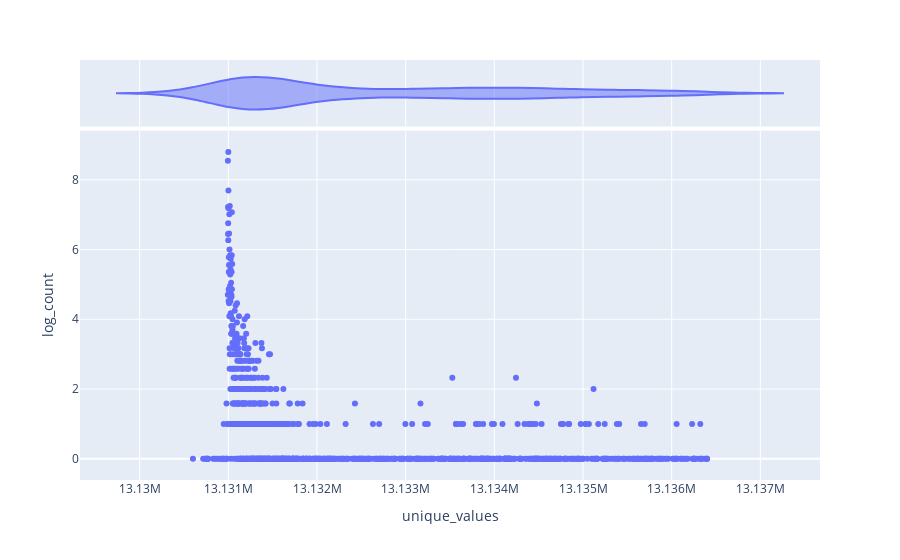

Notebook cell for this chart:
### Code cell
df1_counts['log_count'] = np.log2(df1_counts['counts'])
fig = px.scatter(df1_counts, x="unique_values", y="log_count", marginal_x="violin")
fig.show()

### Figure 1 — Plotly figure (JSON) as saved in the notebook; plotly's stock layout.template omitted (floating-point values rounded to 4 significant figures; data arrays with more than 128 entries replaced by an {"elided": "..."} marker saying what was removed)
{"data": [{"hovertemplate": "unique_values=%{x}<br>log_count=%{y}<extra></extra>", "legendgroup": "", "marker": {"color": "#636efa", "symbol": "circle"}, "mode": "markers", "name": "", "orientation": "v", "showlegend": false, "type": "scatter", "x": {"elided": "985 int values"}, "xaxis": "x", "y": {"elided": "985 float values"}, "yaxis": "y"}, {"alignmentgroup": "True", "hovertemplate": "unique_values=%{x}<extra></extra>", "legendgroup": "", "marker": {"color": "#636efa", "symbol": "circle"}, "name": "", "offsetgroup": "", "scalegroup": "x", "showlegend": false, "type": "violin", "x": {"elided": "985 int values"}, "xaxis": "x2", "yaxis": "y2"}], "layout": {"autosize": true, "legend": {"tracegroupgap": 0}, "margin": {"t": 60}, "xaxis": {"anchor": "y", "autorange": true, "domain": [0, 1], "range": [13130000.0, 13140000.0], "title": {"text": "unique_values"}, "type": "linear"}, "xaxis2": {"anchor": "y2", "autorange": true, "domain": [0, 1], "matches": "x", "range": [13130000.0, 13140000.0], "showgrid": true, "showticklabels": false, "type": "linear"}, "yaxis": {"anchor": "x", "autorange": true, "domain": [0, 0.8316], "range": [-0.722, 9.52], "title": {"text": "log_count"}, "type": "linear"}, "yaxis2": {"anchor": "x2", "autorange": true, "domain": [0.8416, 1], "matches": "y2", "range": [-0.5, 0.5], "showgrid": false, "showline": false, "showticklabels": false, "ticks": "", "type": "category"}}}
